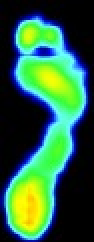
#> input picture cfpiDemoWeekWise/week_5/usingPureOpenCV/demo8.jpg, 47 x 121 px, found by its file name (shown 2 times larger)
$ jupyter execute numpyReassigment.ipynb   (shell and % lines are left out)
#> lines starting #> are read from the running program, lines starting #| are printed output that depends on the picture
[cell 1]
import numpy as np

import cv2

import matplotlib.pyplot as plt

[cell 2]
img_0=cv2.imread("datasetPerson24/demo8.jpg")
#> img_0 is the input picture: shape (121, 47, 3); mean B, G, R 69.9, 101.4, 46.8
img_0_1=cv2.cvtColor(img_0,cv2.COLOR_BGR2RGB)

[cell 3]
img_1=cv2.imread("datasetPerson24/demo9.jpg")
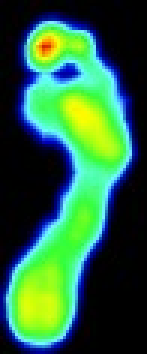
#> input picture cfpiDemoWeekWise/week_1/dataset/demo9.jpg, 49 x 118 px, found by its file name (shown 3 times larger)
#> img_1 is the input picture: shape (118, 49, 3); mean B, G, R 67.3, 101.5, 44.7
img_1_1=cv2.cvtColor(img_1,cv2.COLOR_BGR2RGB)

[cell 4]
img_0_1.shape
#> Out = (121, 47, 3)

[cell 5]
img_0_1_1=cv2.resize(img_0_1,(50,130))
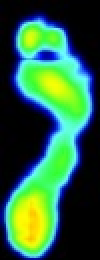
#> img_0_1_1: shape (130, 50, 3) (shown 2 times larger); mean R, G, B 46.8, 101.3, 69.8

[cell 6]
img_1_1.shape
#> Out = (118, 49, 3)

[cell 7]
img_1_1_1=cv2.resize(img_1_1,(50,130))
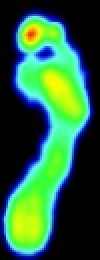
#> img_1_1_1: shape (130, 50, 3) (shown 2 times larger); mean R, G, B 44.6, 101.4, 67.2

[cell 8]
blended =cv2.addWeighted(src1=img_0_1_1,alpha=0.8,src2=img_1_1_1,beta=0.5,gamma=10)
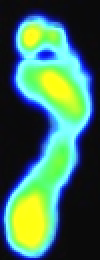
#> blended: shape (130, 50, 3) (shown 2 times larger); mean R, G, B 67.7, 114.8, 94.2

[cell 9]
plt.imshow(blended)

[cell 10]
#####################################################
#Numpy Reassigement
#####################################################

[cell 11]
img_0=cv2.imread("datasetPerson24/demo8.jpg")
img_0_1=cv2.cvtColor(img_0,cv2.COLOR_BGR2RGB)

img_1=cv2.imread("datasetPerson24/demo9.jpg")
img_1_1=cv2.cvtColor(img_1,cv2.COLOR_BGR2RGB)

[cell 12]
plt.imshow(img_0_1)

[cell 13]
plt.imshow(img_1_1)

[cell 14]
large_img =img_0_1
small_img =img_1_1

[cell 15]
x_offset=0
y_offset=0

[cell 16]
x_end =x_offset +small_img.shape[1]
#> x_end = 49
y_end =y_offset +small_img.shape[0]
#> y_end = 118

[cell 17]
#large_img[y_offset:y_end,x_offset:x_end]=small_img

[cell 18]
######################################
#Image Blending
######################################

[cell 19]
img_0=cv2.imread("datasetPerson24/demo8.jpg")
img_0_1=cv2.cvtColor(img_0,cv2.COLOR_BGR2RGB)

img_1=cv2.imread("datasetPerson24/demo9.jpg")
img_1_1=cv2.cvtColor(img_1,cv2.COLOR_BGR2RGB)

[cell 20]
img1Resize=cv2.resize(img_0_1,(50,130))

[cell 21]
img2Resize=cv2.resize(img_1_1,(25,65))
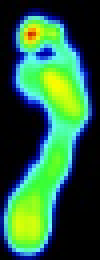
#> img2Resize: shape (65, 25, 3) (shown 4 times larger); mean R, G, B 44.4, 101.2, 67

[cell 22]
plt.imshow(img1Resize)

[cell 23]
plt.imshow(img2Resize)

[cell 24]
#################################
#regin of interrest
#################################

[cell 25]
x_offset=50-30
y_offset=130-65

[cell 26]
rows,cols,channels =img2Resize.shape
#> rows = 65; cols = 25; channels = 3

[cell 27]
rows
#> Out = 65

[cell 28]
cols
#> Out = 25

[cell 29]
channels
#> Out = 3

[cell 30]
roi=img1Resize[y_offset:,x_offset:]
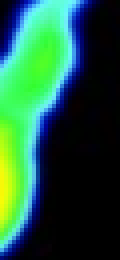
#> roi: shape (65, 30, 3) (shown 4 times larger); mean R, G, B 33.3, 88.6, 64.3

[cell 31]
plt.imshow(roi)

[cell 32]
img2gray=cv2.cvtColor(img2Resize,cv2.COLOR_RGB2GRAY)
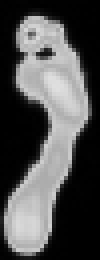
#> img2gray: shape (65, 25) (shown 4 times larger); min 0, max 223, mean 80.3

[cell 33]
plt.imshow(img2gray,cmap='gray')

[cell 34]
msk_inv=cv2.bitwise_not(img2gray)
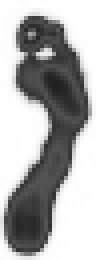
#> msk_inv: shape (65, 25) (shown 4 times larger); min 32, max 255, mean 174.7

[cell 35]
plt.imshow(msk_inv,cmap="gray")

[cell 36]
msk_inv.shape
#> Out = (65, 25)

[cell 37]
white_background=np.full(msk_inv.shape,255,dtype=np.uint8)

[cell 38]
white_background

[cell 39]
plt.imshow(white_background)
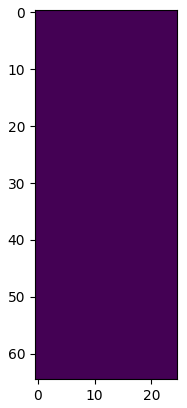
#> figure drawn by matplotlib, 1 panel

[cell 40]
bk=cv2.bitwise_or(white_background,white_background,mask=msk_inv)
#> bk: shape (65, 25); every value is 255

[cell 41]
bk.shape
